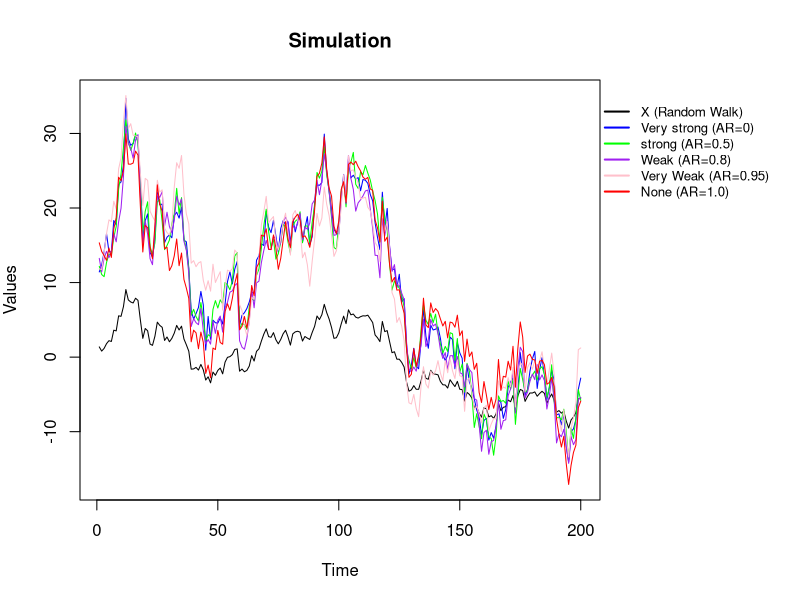

Write the R code that produced this figure.
#+++++++++++++++++++++++++++++++++
# Step 0: set a dorking directory
#+++++++++++++++++++++++++++++++
setwd("C:/R/ardl")

#++++++++++++++++++++++++++++++++++++++++++++++
# Step 1: to create a loop and define y and x
#++++++++++++++++++++++++++++++++++++++++++++++
T <- 200
set.seed(42)
u_x <- rnorm(T, mean = 0, sd = 1)
x <- cumsum(u_x)

# 1. Generate y as four version
for (j in 1:5) {
  if (j == 1) {
    u_y <- rnorm(T, mean = 0, sd = 1)
    y1 <- 10 + 2.5 * x + u_y
  } else if (j == 2) {
    u_y <- arima.sim(model = list(ar = 0.5), n = T, sd = 1)
    y2 <- 10 + 2.5 * x + u_y
  } else if (j == 3) {
    u_y <- arima.sim(model = list(ar = 0.8), n = T, sd = 1)
    y3<- 10 + 2.5 * x + u_y
  } else if (j == 4) {
    u_y <- arima.sim(model = list(ar = 0.95), n = T, sd = 1)
    y4 <- 10 + 2.5 * x + u_y
  } else {
    u_y <- cumsum(rnorm(T, mean = 0, sd = 1))
    y5 <- 10 + 2.5 * x + u_y
  }
}

#+++++++++++++++++++++++++++++++++
# Step 2:  Generate data & Adjust Margins
#+++++++++++++++++++++++++++++++
y_limits <- range(c(x, y1, y2, y3, y4, y5))

# 1. Set a wide right margin to make room (10 lines of space)
par(mar = c(5, 4, 4, 10))

# 2. Plot the data
plot(x, type="l", ylim=y_limits, col="black", ylab="Values", xlab="Time", main="Simulation")
lines(y1, col="blue")
lines(y2, col="green")
lines(y3, col="purple")
lines(y4, col="pink")
lines(y5, col="red")

#+++++++++++++++++++++++++++++++++
# Step 3: Create legend OUTSIDE the graph
#+++++++++++++++++++++++++++++++
# 3. Use exact coordinates: Start drawing at X=205, Y=Maximum height
legend(x = 205, y = max(y_limits), xpd = TRUE,
       legend=c("X (Random Walk)", "Very strong (AR=0)", "strong (AR=0.5)","Weak (AR=0.8)", "Very Weak (AR=0.95)", "None (AR=1.0)"),
       col=c("black", "blue", "green", "purple", "pink", "red"),
       lty=1, lwd=2, cex=0.8, bty="n")

# Reset the margins back to normal when finished
par(mar = c(5, 4, 4, 2))

#+++++++++++++++++++++++++++++++++
# Step 4: Save the Data
#+++++++++++++++++++++++++++++++
# Combine x and all four y variables into a single data frame
master_data <- data.frame(
  Time_Index = 1:T,
  X_Random_Walk = x,
  Y1_very_strong_Coint = y1,
  Y2_strong_Coint = y2,
  Y3_Weak_Coint = y3,
  Y4_Very_Weak_Coint = y4,
  Y5_No_Coint = y5
)
# Save the combined data to your hard drive
write.csv(master_data, file = "data(2).csv", row.names = FALSE)
